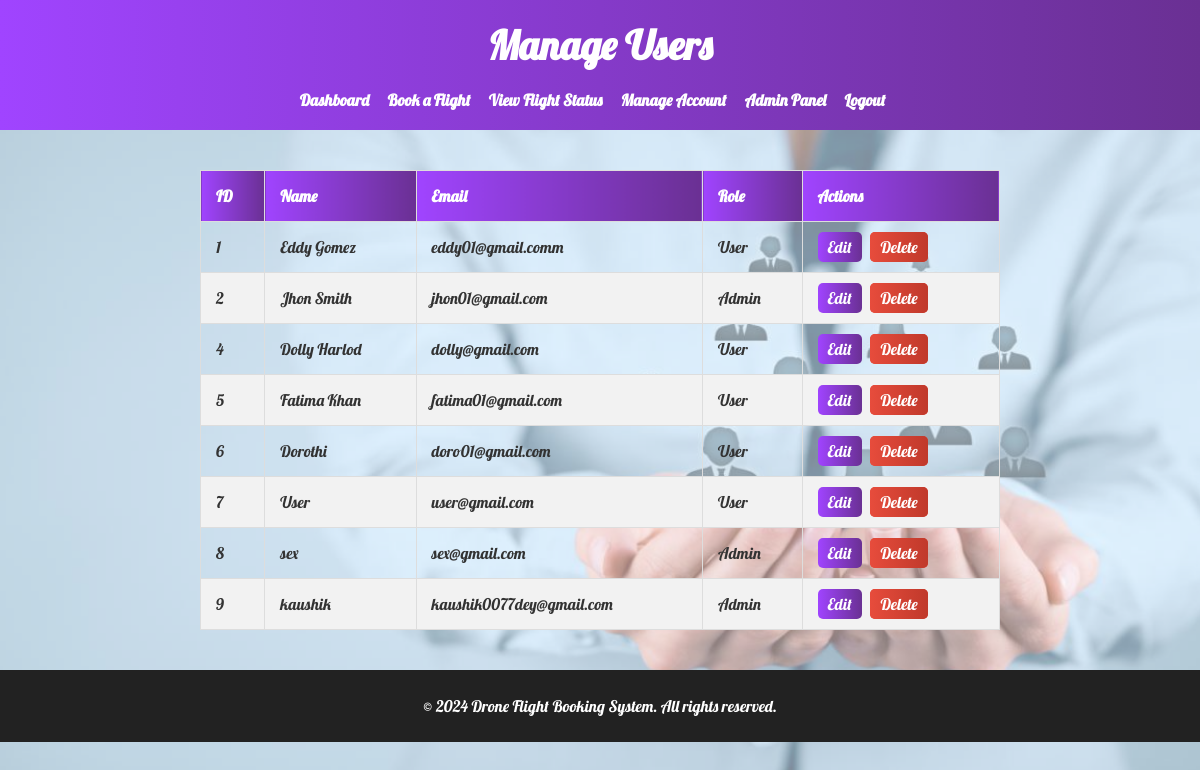
Screenshot of /DroneBookingSystem/manage_users.php (signed in) with the database file from the repository.
### tables this page shows
CREATE TABLE `users` (
  `id` int(11) NOT NULL,
  `name` varchar(100) DEFAULT NULL,
  `email` varchar(100) DEFAULT NULL,
  `password` varchar(255) DEFAULT NULL,
  `role` enum('admin','user') DEFAULT 'user'
);

### DroneBookingSystem/manage_users.php (the view, shortened to what this page needs)
<?php
$conn = new mysqli('localhost', 'root', '', 'drone_booking_system');
$sql = "SELECT id, name, email, role FROM users";
$result = $conn->query($sql);
?>
<!DOCTYPE html>
<html lang="en">
<head>
</head>
<body>
    <header>
        <h1>Manage Users</h1>
        <nav>
            <ul>
                <li><a href="dashboard.php">Dashboard</a></li>
                <li><a href="flight_booking.php">Book a Flight</a></li>
                <li><a href="flight_status.php">View Flight Status</a></li>
                <li><a href="account.php">Manage Account</a></li>
                <li><a href="admin_panel.php">Admin Panel</a></li>
                <li><a href="logout.php">Logout</a></li>
            </ul>
        </nav>
    </header>
    <div class="content">
        <table>
            <thead>
                <tr>
                    <th>ID</th>
                    <th>Name</th>
                    <th>Email</th>
                    <th>Role</th>
                    <th>Actions</th>
                </tr>
            </thead>
            <tbody>
                <?php if ($result->num_rows > 0): ?>
                    <?php while($user = $result->fetch_assoc()): ?>
                        <tr>
                            <td><?php echo htmlspecialchars($user['id']); ?></td>
                            <td><?php echo htmlspecialchars($user['name']); ?></td>
                            <td><?php echo htmlspecialchars($user['email']); ?></td>
                            <td><?php echo htmlspecialchars(ucfirst($user['role'])); ?></td>
                            <td class="actions">
                                <a href="edit_user.php?user_id=<?php echo $user['id']; ?>">Edit</a>
                                <a href="manage_users.php?delete_user=<?php echo $user['id']; ?>" class="delete" onclick="return confirm('Are you sure you want to delete this user?');">Delete</a>
                            </td>
                        </tr>
                    <?php endwhile; ?>
                <?php else: ?>
                    <tr>
                        <td colspan="5">No users found.</td>
                    </tr>
                <?php endif; ?>
            </tbody>
        </table>
    </div>
    <footer>
        <p>&copy; 2024 Drone Flight Booking System. All rights reserved.</p>
    </footer>
</body>
</html>

### DroneBookingSystem/manage_users.php (style rules this page uses)
body { margin: 0; padding: 0; font-family: 'Lobster', cursive; background: url('./images/user-manage.png') no-repeat center center fixed; background-size: cover; color: #333; }
header { background: #6a3093; background: linear-gradient(to right, #a044ff, #6a3093); padding: 20px; text-align: center; }
header h1 { margin: 0; color: #fff; font-size: 2.5em; }
nav ul { list-style-type: none; padding: 0; margin: 20px 0 0; text-align: center; }
nav ul li { display: inline; margin-right: 15px; }
nav ul li a { color: #fff; text-decoration: none; font-weight: bold; transition: color 0.3s ease; }
.content { padding: 20px; max-width: 800px; margin: auto; text-align: center; }
table { width: 100%; border-collapse: collapse; margin-top: 20px; }
table, th, td { border: 1px solid #ddd; }
th, td { padding: 15px; text-align: left; }
th { background: #6a3093; background: linear-gradient(to right, #a044ff, #6a3093); color: #fff; }
tr:nth-child(even) { background-color: #f2f2f2; }
.actions a { padding: 5px 10px; background: #6a3093; background: linear-gradient(to right, #a044ff, #6a3093); color: #fff; text-decoration: none; border-radius: 5px; margin-right: 5px; transition: background 0.3s ease; }
.actions .delete { background-color: #e74c3c; background-image: linear-gradient(to right, #e74c3c, #c0392b); }
footer { background: #222; color: #fff; text-align: center; padding: 10px 0; margin-top: 20px; width: 100%; }

### rows the page displays
users: id "1", name "Eddy Gomez", email "eddy01@gmail.comm", role "User"
users: id "2", name "Jhon Smith", email "jhon01@gmail.com", role "Admin"
users: id "4", name "Dolly Harlod", email "dolly@gmail.com", role "User"
users: id "5", name "Fatima Khan", email "fatima01@gmail.com", role "User"
users: id "6", name "Dorothi", email "doro01@gmail.com", role "User"
users: id "7", name "User", email "user@gmail.com", role "User"
users: id "8", name "sex", email "sex@gmail.com", role "Admin"
users: id "9", name "kaushik", email "kaushik0077dey@gmail.com", role "Admin"
